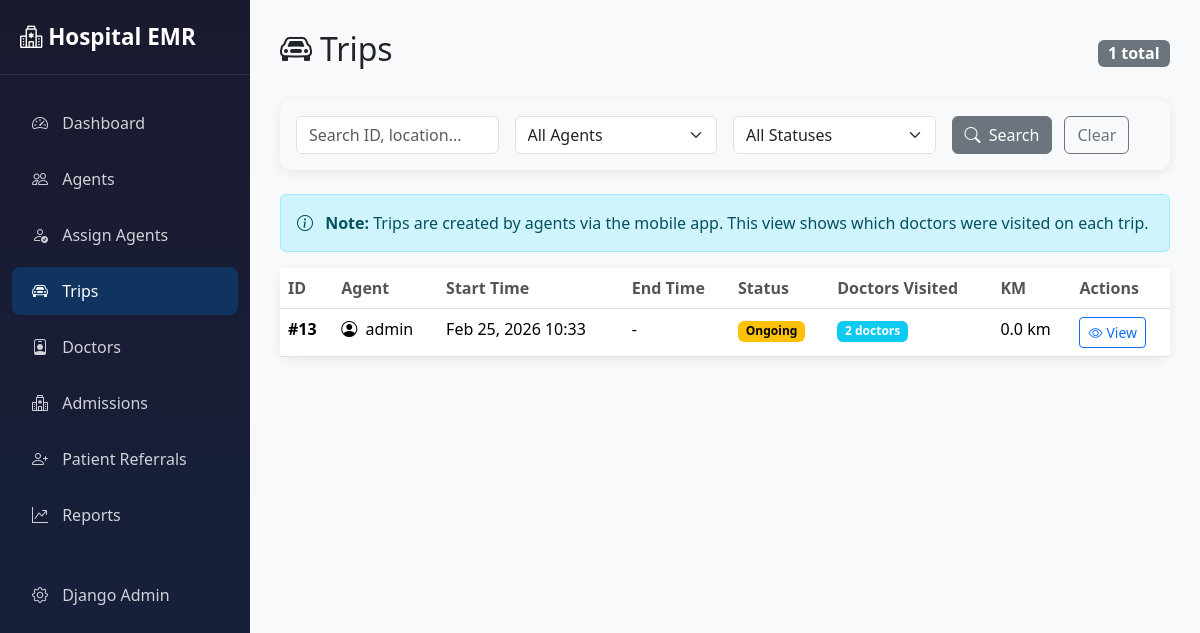
The page /portal/trips/ (signed in) on the database its author committed.
### core/models.py (models this page shows, shortened)
class Trip(models.Model):
    STATUS_CHOICES = (
        ('ONGOING', 'Ongoing'),
        ('COMPLETED', 'Completed'),
    )
    agent = models.ForeignKey(User, on_delete=models.CASCADE, related_name='trips', limit_choices_to={'role': 'advisor'})
    start_time = models.DateTimeField(auto_now_add=True)
    end_time = models.DateTimeField(null=True, blank=True)
    status = models.CharField(max_length=20, choices=STATUS_CHOICES, default='ONGOING')
    odometer_start_image = models.ImageField(upload_to='trip_odometers/', null=True, blank=True)
    odometer_end_image = models.ImageField(upload_to='trip_odometers/', null=True, blank=True)
    total_kilometers = models.FloatField(default=0.0)
    additional_expenses = models.TextField(null=True, blank=True)
    start_lat = models.DecimalField(max_digits=20, decimal_places=15, null=True, blank=True)
    start_long = models.DecimalField(max_digits=20, decimal_places=15, null=True, blank=True)
    end_lat = models.DecimalField(max_digits=20, decimal_places=15, null=True, blank=True)
    end_long = models.DecimalField(max_digits=20, decimal_places=15, null=True, blank=True)
    class Meta:
        ordering = ['-start_time']

class User(AbstractUser):
    ROLE_CHOICES = (
        ('advisor', 'Advisor (Agent)'),
        ('maintenance', 'Maintenance (Staff)'),
        ('admin', 'Admin'),
    )
    role = models.CharField(max_length=20, choices=ROLE_CHOICES, default='advisor')

### portal/views.py (the view, shortened to what this page needs)
# urls.py: path('trips/', views.TripListView.as_view(), name='trip_list'),
class TripListView(PortalMixin, ListView):
    model = Trip
    template_name = 'portal/trips/list.html'
    context_object_name = 'trips'
    def get_queryset(self):
        queryset = Trip.objects.select_related('agent').annotate(
            doctor_count=Count('doctor_referrals'),
            stay_count=Count('overnight_stays')
        ).order_by('-start_time')
        q = self.request.GET.get('q')
        status = self.request.GET.get('status')
        if status:
            queryset = queryset.filter(status=status)
        agent_id = self.request.GET.get('agent')
        if agent_id:
            queryset = queryset.filter(agent_id=agent_id)
        return queryset
    def get_context_data(self, **kwargs):
        context = super().get_context_data(**kwargs)
        context['agents'] = User.objects.filter(role='advisor', is_active=True)
        return context

### portal/views.py (called while the page is built)
    @method_decorator(staff_member_required)
    def dispatch(self, request, *args, **kwargs):
        return super().dispatch(request, *args, **kwargs)

### portal/templates/portal/trips/list.html (shortened to what this page needs)
{% extends 'portal/base.html' %}
{% block content %}
<div class="d-flex justify-content-between align-items-center mb-4">
    <h2><i class="bi bi-car-front me-2"></i>Trips</h2>
    <span class="badge bg-secondary fs-6">{{ trips.count }} total</span>
</div>
<div class="card mb-4 bg-light border-0">
    <div class="card-body py-3">
        <form method="get" class="row g-3 align-items-center">
            <div class="col-md-3">
                <input type="text" name="q" class="form-control" placeholder="Search ID, location..."
                    value="{{ request.GET.q }}">
            </div>
            <div class="col-md-3">
                <select name="agent" class="form-select">
                    <option value="">All Agents</option>
                </select>
            </div>
            <div class="col-md-3">
                <select name="status" class="form-select">
                    <option value="">All Statuses</option>
                </select>
            </div>
            <div class="col-md-3">
                <button type="submit" class="btn btn-secondary me-2">
                    <i class="bi bi-search me-1"></i> Search
                </button>
                <a href="{% url 'portal:trip_list' %}" class="btn btn-outline-secondary">Clear</a>
            </div>
        </form>
    </div>
</div>
<div class="alert alert-info">
    <i class="bi bi-info-circle me-2"></i>
    <strong>Note:</strong> Trips are created by agents via the mobile app. This view shows which doctors were visited on
    each trip.
</div>
<div class="card">
    <div class="card-body p-0">
        <table class="table table-hover mb-0">
            <thead>
                <tr>
                    <th>ID</th>
                    <th>Agent</th>
                    <th>Start Time</th>
                    <th>End Time</th>
                    <th>Status</th>
                    <th>Doctors Visited</th>
                    <th>KM</th>
                    <th>Actions</th>
                </tr>
            </thead>
            <tbody>
                {% for trip in trips %}
                <tr>
                    <td><strong>#{{ trip.id }}</strong></td>
                    <td>
                        <i class="bi bi-person-circle me-1"></i>
                        {{ trip.agent.get_full_name|default:trip.agent.username }}
                    </td>
                    <td>{{ trip.start_time|date:"M d, Y H:i" }}</td>
                    <td>{{ trip.end_time|date:"M d, Y H:i"|default:"-" }}</td>
                    <td>
                        {% if trip.status == 'ONGOING' %}
                        <span class="badge badge-ongoing">Ongoing</span>
                        {% else %}
                        <span class="badge badge-completed">Completed</span>
                        {% endif %}
                    </td>
                    <td>
                        <span class="badge bg-info">{{ trip.doctor_count }} doctors</span>
                    </td>
                    <td>{{ trip.total_kilometers|floatformat:1 }} km</td>
                    <td>
                        <a href="{% url 'portal:trip_detail' trip.pk %}" class="btn btn-sm btn-outline-primary"
                            title="View Details">
                            <i class="bi bi-eye me-1"></i>View
                        </a>
                    </td>
                </tr>
                {% empty %}
                <tr>
                    <td colspan="8" class="text-center text-muted py-4">
                        No trips yet. Trips are created by agents via the mobile app.
                    </td>
                </tr>
                {% endfor %}
            </tbody>
        </table>
    </div>
</div>
{% endblock %}

### portal/templates/portal/base.html (style rules this page uses)
:root { --primary-color: #1a1a2e; --secondary-color: #16213e; --accent-color: #0f3460; --highlight-color: #e94560; }
body { background-color: #f8f9fa; min-height: 100vh; }
.card { border: none; border-radius: 12px; box-shadow: 0 2px 12px rgba(0, 0, 0, 0.08); }
.table th { font-weight: 600; color: #555; border-top: none; }
.badge-ongoing { background-color: #ffc107; color: #000; }

### rows shown on the page
Trip: id "13", agent.get_full_name "admin", start_time "Feb 25, 2026 10:33", end_time "-", status "Ongoing", doctor_count "2", total_kilometers "0.0"

### other values the page prints
{{ trips.count }} "1"
